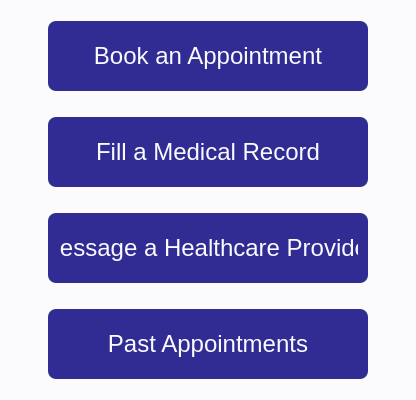
<?xml version="1.0" encoding="UTF-8"?>
<ui version="4.0">
 <class>PatientWindow</class>
 <widget class="QDialog" name="PatientWindow">
  <property name="geometry">
   <rect>
    <x>0</x>
    <y>0</y>
    <width>406</width>
    <height>384</height>
   </rect>
  </property>
  <property name="windowTitle">
   <string>Patient Window</string>
  </property>
  <property name="styleSheet">
   <string notr="true">QDialog {
    color: #050315;
    background-color: #fbfbfe;
    font-family: 'Arial', sans-serif;
    font-size: 16px;
}

QPushButton {
    background-color: #312c93;
    color: #fbfbfe;
	font-size: 24px;
    border-radius: 8px;
    padding: 10px;
    margin: 10px auto;
    width: 300px;
    height: 50px;
    display: block;
    text-align: center;
}

QPushButton:hover {
    background-color: #433bff;
}

QPushButton:pressed {
    background-color: #dedcff;
    color: #312c93;
}
</string>
  </property>
  <layout class="QVBoxLayout" name="verticalLayout">
   <item>
    <widget class="QPushButton" name="btnBookAppointment">
     <property name="text">
      <string>Book an Appointment</string>
     </property>
    </widget>
   </item>
   <item>
    <widget class="QPushButton" name="btnFillMedicalRecord">
     <property name="text">
      <string>Fill a Medical Record</string>
     </property>
    </widget>
   </item>
   <item>
    <widget class="QPushButton" name="btnMessageHealthcareProvider">
     <property name="text">
      <string>Message a Healthcare Provider</string>
     </property>
    </widget>
   </item>
   <item>
    <widget class="QPushButton" name="btnPastAppointments">
     <property name="text">
      <string>Past Appointments</string>
     </property>
    </widget>
   </item>
  </layout>
 </widget>
 <resources/>
 <connections/>
</ui>
